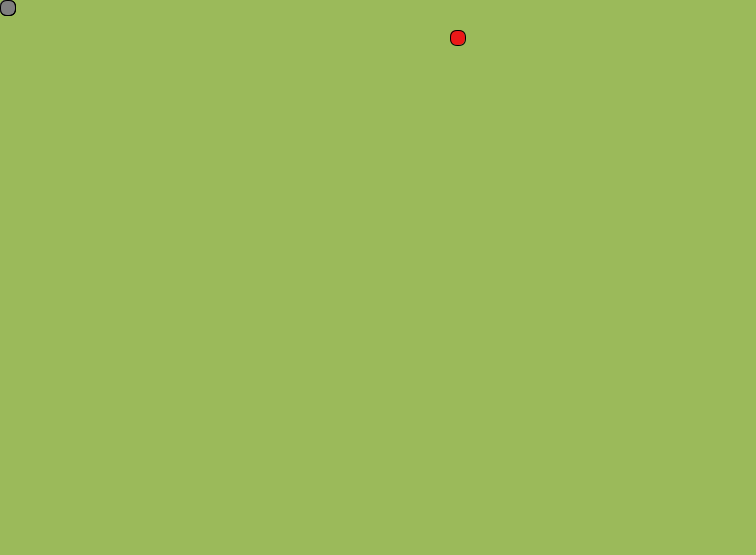
Frame 1 (no input)
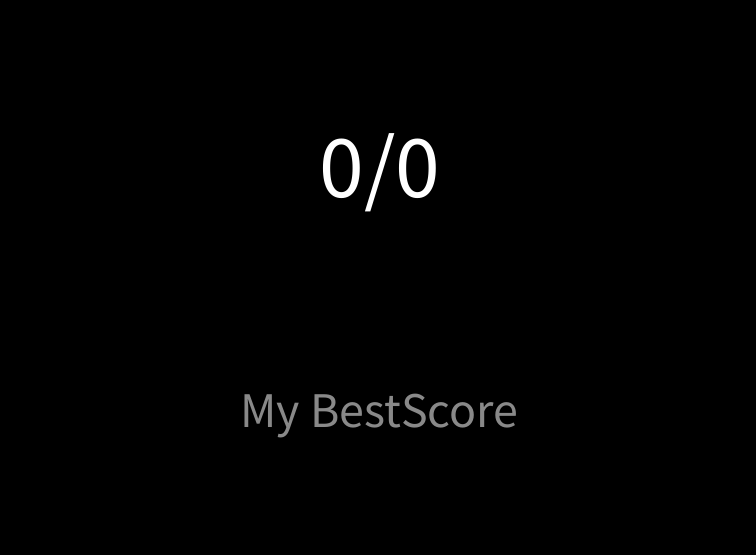
Frame 60 (the mouse pressed at the canvas centre just before this capture)
Frame 120 (the mouse held since frame 60 and released just before this capture): identical to frame 60, image omitted

The Processing sketch that drew these frames (run headless with seeded random() and noise(); from frame 60 on, the mouse is pressed at the canvas centre):

// Processing sketch: sketch_step4
// ── sketch_step4.pde
//Snake Game Step 4: Add Points 
//Made by Yifan Feng (y.feng@se20.qmul.ac.uk) 
//resource tutorial videos: https://www.bilibili.com/video/BV1YE411T7dG
//resource tutorial website: https://www.learnjavacoding.com/definitions/snake/ 

//Background Settings 
int background_color = #9bba5a; //color palate from https://playsnake.org/ 

//snake color settings 
int snake_color = #00004B; //color palate from https://playsnake.org/  

//snake length at original: 3 units 
int snake_length = 3; 

//snake size: rect( )
int snake_size = 15;  

//snake head position 
int snake_head_x;
int snake_head_y; 

//snake length max: the snake can only take no more than 497 points 
int snake_length_max = 500; 

//snake body: after getting one point, body is one unit longer than last 
//hint: for loop to build body length; length shown on x and y axis 
int[] x =  new int[snake_length_max];
int[] y = new int[snake_length_max]; 

//animation
//direction: initial direction (to right) 
int snake_direction = 'R'; 
//speed 
int speed = 15; 

//Game start/over default
boolean game_over = false; 

//Grade/Points: have to detract snake length by default (3 units) 
int BestScore = snake_length - 3; 

//Apple and Points
int apple_x;
int apple_y;
boolean apple_given = true;  

void setup() { 
  size(756, 555); //size from https://playsnake.org/ 
  smooth(2); 
  frameRate(5);

}

void draw() {
  background(background_color); 
   
  snake();
  apple_appearence(int(random(width)), int(random(height)));
  snake_body_change(); 
  snake_apple_body(); 
  snake_movement();
  snake_die();
} 

//draw "snake" function 
void snake() {

  //basic snake head info 
  stroke(0);
  strokeWeight(1);
  fill(snake_color);
  rect(x[0], y[0], snake_size, snake_size, 7); //7 is radii or all four corners (round)

  //basic snake body info
  //body get one unit in x and y axis 
  fill(127); 
  for (int i=1; i<snake_length; i++) rect(x[i], y[i], snake_size, snake_size, 7);
}

void snake_body_change() {
  //snake body change: 
  //head position always be 0 and body follows in position 1&2 
  //head and body should be lined up (0-1-2)  
  //each time when head in food position(-1), head (0->-1), body(1->0), body(2->1) 
  for (int i= snake_length - 1; i>0; i--) {
    x[i] = x[i-1]; 
    y[i] = y[i-1];
  }
  x[0] = snake_head_x; //reset head coordinates after getting one point 
  y[0] = snake_head_y;
} 

//animation 
//snake movement (animation) 
//switch reference: https://processing.org/reference/switch.html 
//basic logic: position - speed (predefined speed = 15)
void snake_movement() {
  switch(snake_direction) {  
  case'L': //left 
    snake_head_x = snake_head_x - speed;
    break;
  case'R': //right
    snake_head_x = snake_head_x + speed;
    break;
  case'D': //down
    snake_head_y = snake_head_y + speed;
    break;
  case'U': //up
    snake_head_y = snake_head_y - speed; 
    break;
  }
}

//direction control 
//use default left keycode 
//source code: https://processing.org/reference/keyCode.html 
void keyPressed() {
  if (key == CODED) { 
    if (keyCode == LEFT) {
      snake_direction = 'L';
    } else if (keyCode == RIGHT) {
      snake_direction = 'R';
    } else if (keyCode == DOWN) {
      snake_direction = 'D';
    } else if (keyCode == UP) {
      snake_direction = 'U';
    }
  }
}
//snake death: boundary collision 
//basic logic: head x and y coordinates locate outside canvas size 
boolean snake_die() {
  if  (snake_head_x<0 || snake_head_y<0 || snake_head_x>width || snake_head_y>height) {
    gameover();
    return true;
  }
  return false;
}

//game over logic:if snake_length > BS-3, bestscore = BS-3 
void gameover() {
  pushMatrix();
  game_over = true;
  BestScore = BestScore > snake_length ? (BestScore -3) : (snake_length -3); 
  background(0); 
  translate(width/2, height/2-80); //translate the origin(0,0) to any position in the canvas 
  fill(255);
  textAlign(CENTER); 
  textSize(90);
  text(snake_length -3 +"/" + BestScore, 0, 0); 

  fill(137);
  textSize(50);
  text("My BestScore", 0, 230);
  popMatrix();
}

//random food(apple) appearence 
//obstacle: food could draw on snake body/head/tail
//source code: https://www.bilibili.com/video/BV1YE411T7dG 
//while statement: https://www.w3schools.com/java/java_while_loop.asp
void apple_appearence(int maxwidth, int maxheight) {

  //if apple given = false, apple outbody = true, apple coordinates randomly appear
  //if apple given = true, for every apple x/y and snake x/y clash, snake x -> apple x or snake y -> apple y
  boolean apple_outbody = true; 
  if (apple_given) {  //apple_given is true 
    while (apple_outbody) { //when apple_outbody true 
      apple_outbody = false; 
      apple_x = int (random(0, maxwidth)/snake_size)*snake_size; 
      apple_y = int (random(0, maxheight)/snake_size)*snake_size;
      for (int i=snake_length -1; i>=0; i--) {
        if (apple_x == x[i] && apple_y == y[i]) {
          apple_outbody = true;
        }
      }
    }
  } 
  //draw apple 
  stroke(0);
  strokeWeight(1);
  fill(#ED1818); 
  rect(apple_x, apple_y, snake_size, snake_size, 7); //draw apple
  apple_given = false;
}

//eat apple and modify snake length 
//basic logic: snake head cooordinates are replaced by apple coordinates, length + 1 
void snake_apple_body() {
  if (snake_head_x == apple_x && snake_head_y == apple_y) {
    apple_given = true;
    snake_length ++;
  }
}
